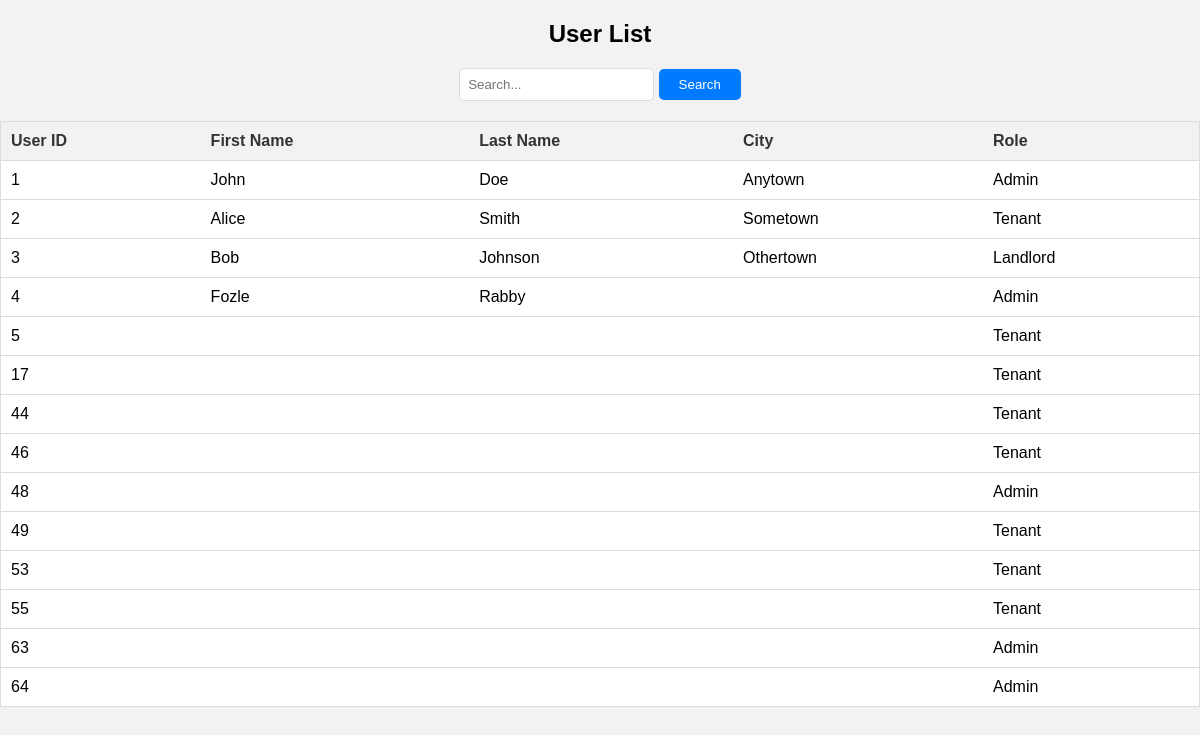
The app's page /views/user_list.php with its own data.
### tables this page shows
CREATE TABLE `user` (
  `user_id` int(11) NOT NULL,
  `first_name` varchar(255) DEFAULT NULL,
  `last_name` varchar(255) DEFAULT NULL,
  `profile_photo` varchar(255) DEFAULT NULL,
  `email` varchar(255) NOT NULL,
  `phone_number1` varchar(20) DEFAULT NULL,
  `phone_number2` varchar(20) DEFAULT NULL,
  `date_of_birth` date DEFAULT NULL,
  `password` varchar(255) DEFAULT NULL,
  `nid` varchar(20) DEFAULT NULL,
  `date_of_registration` date DEFAULT NULL,
  `address` varchar(255) DEFAULT NULL,
  `city` varchar(100) DEFAULT NULL,
  `region` varchar(100) DEFAULT NULL,
  `location_co_ordinate` varchar(255) DEFAULT NULL,
  `occupation` varchar(255) DEFAULT NULL,
  `role` int(11) DEFAULT NULL
);

CREATE TABLE `role` (
  `role_id` int(11) NOT NULL,
  `role_name` varchar(255) DEFAULT NULL
);

### views/user_list.php (the view, shortened to what this page needs)
<?php
require_once "../config/dbconfig.php";
$sortColumn = isset($_GET['sort']) ? $_GET['sort'] : 'user_id';
$sortOrder = isset($_GET['order']) ? $_GET['order'] : 'ASC';
$validColumns = array('user_id', 'first_name', 'last_name', 'city', 'role_name');
$sortColumn = in_array($sortColumn, $validColumns) ? $sortColumn : 'user_id';
$searchQuery = "";
if(isset($_GET['search'])) {
    $searchQuery = $conn->real_escape_string($_GET['search']);
    $searchParams = array("%$searchQuery%", "%$searchQuery%", "%$searchQuery%", "%$searchQuery%");
    $sql = "SELECT user_id, first_name, last_name, city, role_name
            FROM user join role on user.role = role.role_id
            WHERE first_name LIKE ? OR last_name LIKE ? OR city LIKE ? OR role_name LIKE ?
            ORDER BY $sortColumn $sortOrder";
    $stmt = $conn->prepare($sql);
    $stmt->bind_param("ssss", $searchParams[0], $searchParams[1], $searchParams[2], $searchParams[3]);
} else {
    $sql = "SELECT user_id, first_name, last_name, city, role_name
            FROM  user join role on user.role = role.role_id
            ORDER BY $sortColumn $sortOrder";
    $stmt = $conn->prepare($sql);
}
$stmt->execute();
$result = $stmt->get_result();
?>
<!DOCTYPE html>
<html lang="en">
<head>
</head>
<body>
<h2>User List</h2>
<form method="GET" style="text-align: center;">
    <input type="text" name="search" placeholder="Search..." value="<?php echo htmlspecialchars($searchQuery); ?>">
    <button type="submit">Search</button>
</form>
<table>
    <tr>
        <th><a href="?sort=user_id&order=<?php echo $sortColumn == 'user_id' && $sortOrder == 'ASC' ? 'DESC' : 'ASC'; ?>">User ID</a></th>
        <th><a href="?sort=first_name&order=<?php echo $sortColumn == 'first_name' && $sortOrder == 'ASC' ? 'DESC' : 'ASC'; ?>">First Name</a></th>
        <th><a href="?sort=last_name&order=<?php echo $sortColumn == 'last_name' && $sortOrder == 'ASC' ? 'DESC' : 'ASC'; ?>">Last Name</a></th>
        <th><a href="?sort=city&order=<?php echo $sortColumn == 'city' && $sortOrder == 'ASC' ? 'DESC' : 'ASC'; ?>">City</a></th>
        <th><a href="?sort=role_name&order=<?php echo $sortColumn == 'role_name' && $sortOrder == 'ASC' ? 'DESC' : 'ASC'; ?>">Role</a></th>
    </tr>
    <?php
    while ($row = $result->fetch_assoc()) {
        echo "<tr class='clickable' onclick='submitForm(\"user_details.php\", {$row["user_id"]});'>";
        echo "<td>" . $row["user_id"] . "</td>";
        echo "<td>" . $row["first_name"] . "</td>";
        echo "<td>" . $row["last_name"] . "</td>";
        echo "<td>" . $row["city"] . "</td>";
        echo "<td>" . $row["role_name"] . "</td>";
        echo "</tr>";
    }
    ?>
</table>
</body>
</html>

### views/user_list.php (style rules this page uses)
body { font-family: Arial, sans-serif; margin: 0; padding: 0; background-color: #f2f2f2; }
h2 { text-align: center; margin-top: 20px; margin-bottom: 20px; }
table { width: 100%; border-collapse: collapse; margin: 20px auto; background-color: #fff; border: 1px solid #ddd; }
th, td { padding: 10px; text-align: left; border-bottom: 1px solid #ddd; }
th { background-color: #f2f2f2; cursor: pointer; }
th a { text-decoration: none; color: #333; }
input[type="text"] { padding: 8px; border: 1px solid #ddd; border-radius: 5px; }
button[type="submit"] { padding: 8px 20px; background-color: #007bff; color: #fff; border: none; border-radius: 5px; cursor: pointer; }
tr.clickable { cursor: pointer; }

### records on screen
user: user_id "1", first_name "John", last_name "Doe", city "Anytown", role.role_name "Admin"
user: user_id "2", first_name "Alice", last_name "Smith", city "Sometown", role.role_name "Tenant"
user: user_id "3", first_name "Bob", last_name "Johnson", city "Othertown", role.role_name "Landlord"
user: user_id "4", first_name "Fozle", last_name "Rabby", role.role_name "Admin"
user: user_id "5", role.role_name "Tenant"
user: user_id "17", role.role_name "Tenant"
user: user_id "44", role.role_name "Tenant"
user: user_id "46", role.role_name "Tenant"
user: user_id "48", role.role_name "Admin"
user: user_id "49", role.role_name "Tenant"
user: user_id "53", role.role_name "Tenant"
user: user_id "55", role.role_name "Tenant"
user: user_id "63", role.role_name "Admin"
user: user_id "64", role.role_name "Admin"
